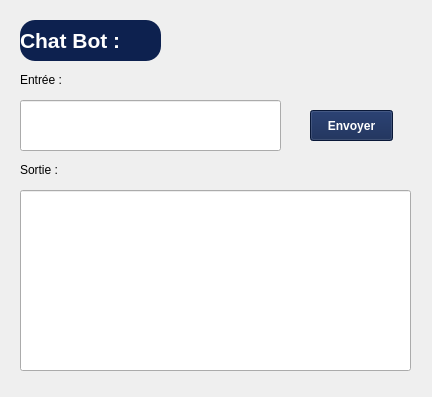
<?xml version="1.0" encoding="UTF-8"?>
<ui version="4.0">
 <class>ChatBotWindow</class>
 <widget class="QWidget" name="ChatBotWindow">
  <property name="geometry">
   <rect>
    <x>0</x>
    <y>0</y>
    <width>432</width>
    <height>397</height>
   </rect>
  </property>
  <property name="windowTitle">
   <string>Form</string>
  </property>
  <widget class="QLineEdit" name="userInputLineEdit">
   <property name="geometry">
    <rect>
     <x>20</x>
     <y>100</y>
     <width>261</width>
     <height>51</height>
    </rect>
   </property>
  </widget>
  <widget class="QLabel" name="label">
   <property name="geometry">
    <rect>
     <x>20</x>
     <y>20</y>
     <width>141</width>
     <height>41</height>
    </rect>
   </property>
   <property name="font">
    <font>
     <pointsize>16</pointsize>
     <bold>true</bold>
    </font>
   </property>
   <property name="styleSheet">
    <string notr="true">background-color: rgb(13, 33, 79);color: white;
border-radius: 15px; </string>
   </property>
   <property name="text">
    <string>Chat Bot :</string>
   </property>
  </widget>
  <widget class="QPushButton" name="sendButton">
   <property name="geometry">
    <rect>
     <x>310</x>
     <y>110</y>
     <width>83</width>
     <height>31</height>
    </rect>
   </property>
   <property name="font">
    <font>
     <bold>true</bold>
    </font>
   </property>
   <property name="styleSheet">
    <string notr="true">background-color: rgb(13, 33, 79); color: white;</string>
   </property>
   <property name="text">
    <string>Envoyer</string>
   </property>
  </widget>
  <widget class="QLabel" name="label_2">
   <property name="geometry">
    <rect>
     <x>20</x>
     <y>70</y>
     <width>63</width>
     <height>20</height>
    </rect>
   </property>
   <property name="text">
    <string>Entrée :</string>
   </property>
  </widget>
  <widget class="QLabel" name="label_3">
   <property name="geometry">
    <rect>
     <x>20</x>
     <y>160</y>
     <width>63</width>
     <height>20</height>
    </rect>
   </property>
   <property name="text">
    <string>Sortie :</string>
   </property>
  </widget>
  <widget class="QLineEdit" name="chatbotOutputLineEdit">
   <property name="geometry">
    <rect>
     <x>20</x>
     <y>190</y>
     <width>391</width>
     <height>181</height>
    </rect>
   </property>
   <property name="readOnly">
    <bool>true</bool>
   </property>
  </widget>
 </widget>
 <resources/>
 <connections/>
</ui>
